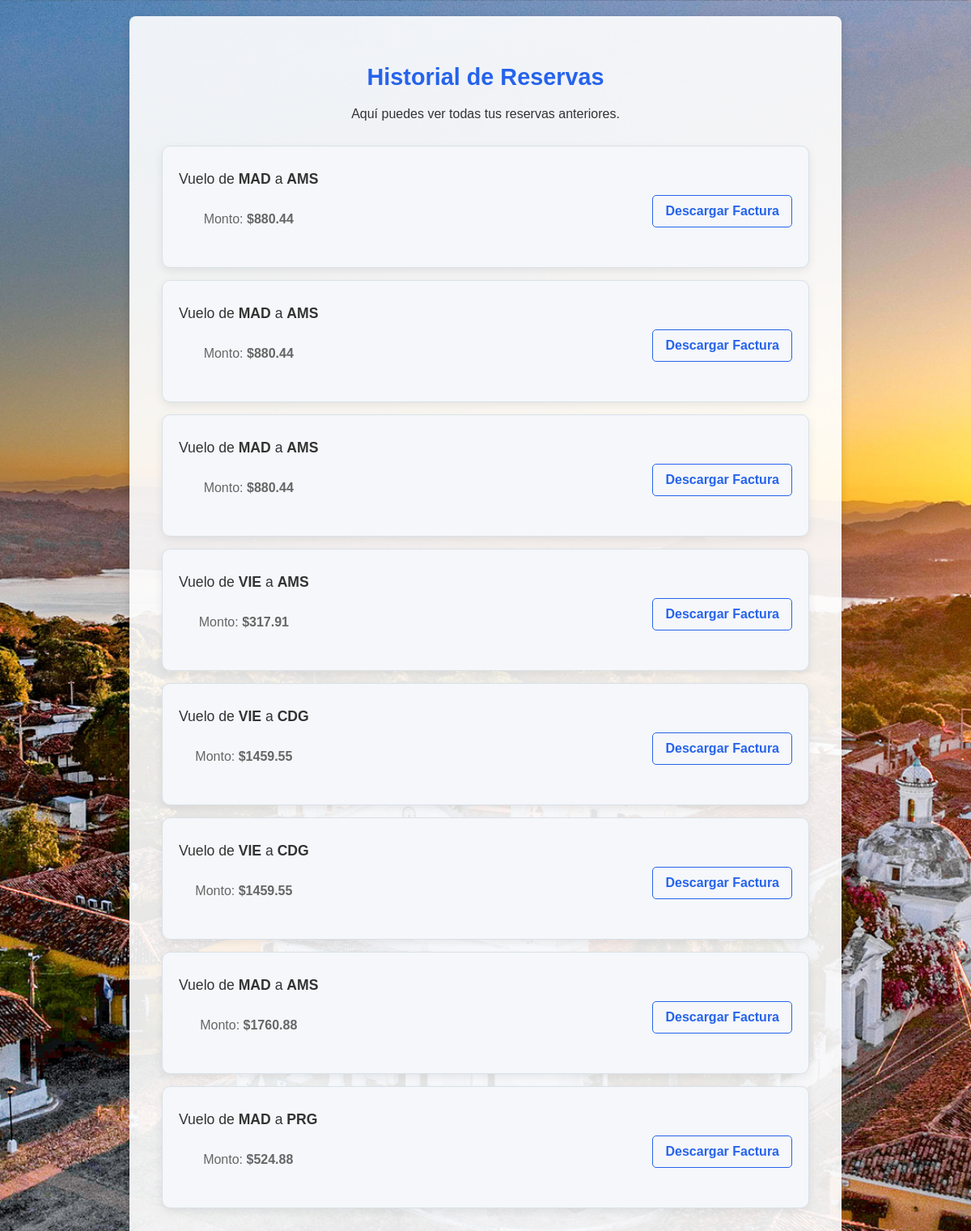
The page /historial/ on the database its author committed.
### flights/models.py (models this page shows)
class Pago(models.Model):
    usuario = models.CharField(max_length=100)
    monto = models.DecimalField(max_digits=10, decimal_places=2)
    fecha_pago = models.DateField(auto_now_add=True)
    flight_id = models.IntegerField()  # Elimina max_length
    origen = models.CharField(max_length=100)
    destino = models.CharField(max_length=100)
    fecha_salida = models.CharField(max_length=100)
    fecha_llegada = models.CharField(max_length=100)

### flights/views.py (the view)
# urls.py: path('historial/', views.Historial,name='historial'),
def Historial(request):
    pagos = Pago.objects.all()  # o el queryset relevante
    context = {
        'pagos': pagos,  # Asegúrate de que `pago_id` esté incluido
    }
    return render(request, 'historial.html', context)

### flights/Templates/Historial.html (shortened to what this page needs)
<!DOCTYPE html>
<html lang="es">
<head>
    {% load static %}
    <link rel="stylesheet" href="{% static 'styles/stylesHistorial.css' %}">
</head>
<body>
    <div class="container">
        <h1>Historial de Reservas</h1>
        <p>Aquí puedes ver todas tus reservas anteriores.</p>
        <ul class="historial-list">
            {% for pago in pagos %}
                <li>
                    <div class="historial-item">
                        <div class="info">
                            <p class="details">Vuelo de <strong>{{ pago.origen }}</strong> a <strong>{{ pago.destino }}</strong></p>
                            <p class="amount">Monto: <strong>${{ pago.monto }}</strong></p>
                        </div>
                        <a href="{% url 'recivo' pago.id %}" class="download-link">Descargar Factura</a>
                    </div>
                </li>
            {% endfor %}
        </ul>
    </div>
</body>
</html>

### static/styles/stylesHistorial.css (style rules this page uses)
body { font-family: Arial, sans-serif; background-image: url('/static/images/4.jpg'); background-size: cover; background-position: center; margin: 0; padding: 0; display: flex; justify-content: center; align-items: center; min-height: 100vh; }
.container { background-color: rgba(255, 255, 255, 0.9); padding: 40px; border-radius: 8px; box-shadow: 0 4px 12px rgba(0, 0, 0, 0.15); max-width: 800px; width: 90%; text-align: center; margin: 20px; }
h1 { margin-bottom: 20px; color: #2663ec; font-size: 1.8em; }
p { margin: 10px 0 30px 0; font-size: 16px; color: #333; }
.historial-list { list-style-type: none; padding: 0; margin: 0; }
.historial-list li { margin-bottom: 15px; }
.historial-item { background-color: #f5f7fa; border: 1px solid #d9e1e8; border-radius: 10px; padding: 20px; box-shadow: 0 4px 12px rgba(0, 0, 0, 0.08); color: #333; display: flex; justify-content: space-between; align-items: center; transition: box-shadow 0.3s ease, transform 0.2s ease; flex-wrap: wrap; }
.details { font-size: 1.1em; color: #333; }
.amount { font-size: 1em; color: #666; margin-top: 5px; }
.download-link { color: #2663ec; text-decoration: none; font-weight: bold; padding: 10px 15px; border: 1px solid #2663ec; border-radius: 5px; transition: background-color 0.3s, color 0.3s; margin-top: 10px; text-align: center; }

### rows shown on the page
Pago: origen "MAD", destino "AMS", monto "880.44"
Pago: origen "MAD", destino "AMS", monto "880.44"
Pago: origen "MAD", destino "AMS", monto "880.44"
Pago: origen "VIE", destino "AMS", monto "317.91"
Pago: origen "VIE", destino "CDG", monto "1459.55"
Pago: origen "VIE", destino "CDG", monto "1459.55"
Pago: origen "MAD", destino "AMS", monto "1760.88"
Pago: origen "MAD", destino "PRG", monto "524.88"
